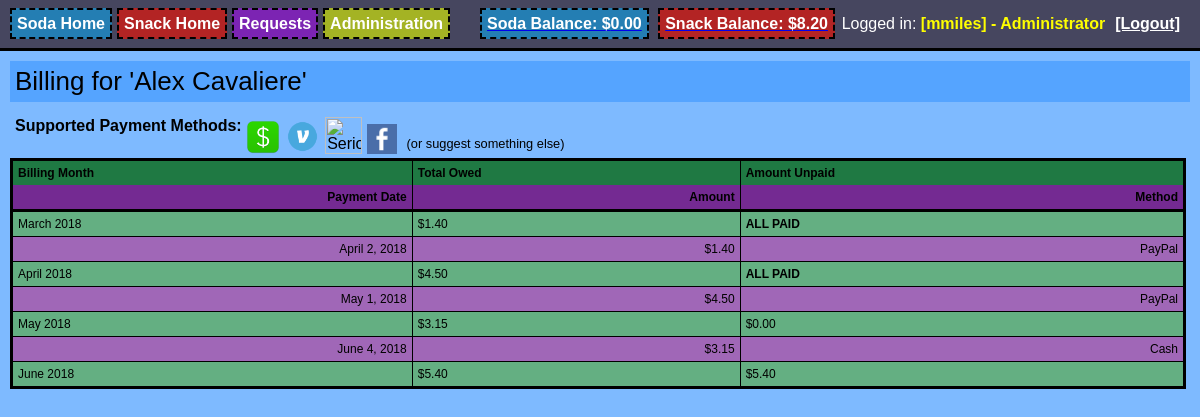
Page /billing.php?type=Soda&name=Alex Cavaliere&userid=11 (signed in) on the committed database.
### tables this page shows
CREATE TABLE "Purchase_History" (
	`UserID`	INTEGER NOT NULL,
	`ItemID`	INTEGER NOT NULL,
	`Cost`	REAL,
	`Date`	TEXT,
	`DiscountCost`	REAL
);

CREATE TABLE "Payments" (
	`UserID`	INTEGER NOT NULL,
	`Method`	TEXT,
	`Amount`	REAL NOT NULL,
	`Date`	TEXT,
	`Note`	TEXT,
	`ItemType`	TEXT
);

### Mobile_Detect.php (called while the page is built, shortened)
<?php
class Mobile_Detect
{
    protected $userAgent = null;
    protected $httpHeaders = array();
    protected $detectionType = self::DETECTION_TYPE_MOBILE;
    protected static $mobileHeaders = array(
            'HTTP_ACCEPT'                  => array('matches' => array(
                                                                        'application/x-obml2d',
                                                                        'application/vnd.rim.html',
                                                                        'text/vnd.wap.wml',
                                                                        'application/vnd.wap.xhtml+xml'
                                            )),
            'HTTP_X_WAP_PROFILE'           => null,
            'HTTP_X_WAP_CLIENTID'          => null,
            'HTTP_WAP_CONNECTION'          => null,
            'HTTP_PROFILE'                 => null,
            'HTTP_X_OPERAMINI_PHONE_UA'    => null,
            'HTTP_X_NOKIA_GATEWAY_ID'      => null,
            'HTTP_X_ORANGE_ID'             => null,
            'HTTP_X_VODAFONE_3GPDPCONTEXT' => null,
            'HTTP_X_HUAWEI_USERID'         => null,
            'HTTP_UA_OS'                   => null,
            'HTTP_X_MOBILE_GATEWAY'        => null,
            'HTTP_X_ATT_DEVICEID'          => null,
            'HTTP_UA_CPU'                  => array('matches' => array('ARM')),
    );
    protected static $operatingSystems = array(
        'AndroidOS'         => 'Android',
        'BlackBerryOS'      => 'blackberry|\bBB10\b|rim tablet os',
        'PalmOS'            => 'PalmOS|avantgo|blazer|elaine|hiptop|palm|plucker|xiino',
        'SymbianOS'         => 'Symbian|SymbOS|Series60|Series40|SYB-[0-9]+|\bS60\b',
        'WindowsMobileOS'   => 'Windows CE.*(PPC|Smartphone|Mobile|[0-9]{3}x[0-9]{3})|Window Mobile|Windows Phone [0-9.]+|WCE;',
        'WindowsPhoneOS'   => 'Windows Phone 10.0|Windows Phone 8.1|Windows Phone 8.0|Windows Phone OS|XBLWP7|ZuneWP7|Windows NT 6.[23]; ARM;',
        'iOS'               => '\biPhone.*Mobile|\biPod|\biPad',
        'MeeGoOS'           => 'MeeGo',
        'MaemoOS'           => 'Maemo',
        'JavaOS'            => 'J2ME/|\bMIDP\b|\bCLDC\b',
        'webOS'             => 'webOS|hpwOS',
        'badaOS'            => '\bBada\b',
        'BREWOS'            => 'BREW',
    );
    protected static $browsers = array(
        'Chrome'          => '\bCrMo\b|CriOS|Android.*Chrome/[.0-9]* (Mobile)?',
        'Dolfin'          => '\bDolfin\b',
        'Opera'           => 'Opera.*Mini|Opera.*Mobi|Android.*Opera|Mobile.*OPR/[0-9.]+|Coast/[0-9.]+',
        'Skyfire'         => 'Skyfire',
        'Edge'             => 'Mobile Safari/[.0-9]* Edge',
        'IE'              => 'IEMobile|MSIEMobile',
        'Firefox'         => 'fennec|firefox.*maemo|(Mobile|Tablet).*Firefox|Firefox.*Mobile|FxiOS',
        'Bolt'            => 'bolt',
        'TeaShark'        => 'teashark',
        'Blazer'          => 'Blazer',
        'Safari'          => 'Version.*Mobile.*Safari|Safari.*Mobile|MobileSafari',
        'UCBrowser'       => 'UC.*Browser|UCWEB',
        'baiduboxapp'     => 'baiduboxapp',
        'baidubrowser'    => 'baidubrowser',
        'DiigoBrowser'    => 'DiigoBrowser',
        'Puffin'            => 'Puffin',
        'Mercury'          => '\bMercury\b',
        'ObigoBrowser' => 'Obigo',
        'NetFront' => 'NF-Browser',
        'GenericBrowser'  => 'NokiaBrowser|OviBrowser|OneBrowser|TwonkyBeamBrowser|SEMC.*Browser|FlyFlow|Minimo|NetFront|Novarra-Vision|MQQBrowser|MicroMessenger',
		'PaleMoon'        => 'Android.*PaleMoon|Mobile.*PaleMoon',
    );
    protected static $uaHttpHeaders = array(
        'HTTP_USER_AGENT',
        'HTTP_X_OPERAMINI_PHONE_UA',
        'HTTP_X_DEVICE_USER_AGENT',
        'HTTP_X_ORIGINAL_USER_AGENT',
        'HTTP_X_SKYFIRE_PHONE',
        'HTTP_X_BOLT_PHONE_UA',
        'HTTP_DEVICE_STOCK_UA',
        'HTTP_X_UCBROWSER_DEVICE_UA'
    );
    public function setHttpHeaders($httpHeaders = null)
    {
        if (!is_array($httpHeaders) || !count($httpHeaders)) {
            $httpHeaders = $_SERVER;
        }
        $this->httpHeaders = array();
        foreach ($httpHeaders as $key => $value) {
            if (substr($key, 0, 5) === 'HTTP_') {
                $this->httpHeaders[$key] = $value;
            }
        }
    }
    public function getMobileHeaders()
    {
        return self::$mobileHeaders;
    }
    public function getUaHttpHeaders()
    {
        return self::$uaHttpHeaders;
    }
    public function setCfHeaders($cfHeaders = null) {
        $response = false;
        return $response;
    }
    public function setUserAgent($userAgent = null)
    {
        if (false === empty($userAgent)) {
            return $this->userAgent = $userAgent;
        } else {
            $this->userAgent = null;
            foreach ($this->getUaHttpHeaders() as $altHeader) {
                if (false === empty($this->httpHeaders[$altHeader])) {
                    $this->userAgent .= $this->httpHeaders[$altHeader] . " ";
                }
            }
            if (!empty($this->userAgent)) {
                return $this->userAgent = trim($this->userAgent);
            }
        }
        return $this->userAgent = null;
    }
    public function getUserAgent()
    {
        return $this->userAgent;
    }
    public function setDetectionType($type = null)
    {
        $this->detectionType = $type;
    }
    public static function getMobileDetectionRules()
    {
        static $rules;
        if (!$rules) {
            $rules = array_merge(
                self::$phoneDevices,
                self::$tabletDevices,
                self::$operatingSystems,
                self::$browsers
            );
        }
        return $rules;
    }
    public function getRules()
    {
        if ($this->detectionType == self::DETECTION_TYPE_EXTENDED) {
            return self::getMobileDetectionRulesExtended();
        } else {
            return self::getMobileDetectionRules();
        }
    }
    public function checkHttpHeadersForMobile()
    {
        foreach ($this->getMobileHeaders() as $mobileHeader => $matchType) {
            if (isset($this->httpHeaders[$mobileHeader])) {
                if (is_array($matchType['matches'])) {
                    return false;
                } else {
                    return true;
                }
            }
        }
        return false;
    }
    protected function matchDetectionRulesAgainstUA($userAgent = null)
    {
        return false;
    }
    public function isMobile($userAgent = null, $httpHeaders = null)
    {
        if ($this->checkHttpHeadersForMobile()) {
            return true;
        } else {
            return $this->matchDetectionRulesAgainstUA();
        }
    }
    public function match($regex, $userAgent = null)
    {
        $match = (bool) preg_match(sprintf('#%s#is', $regex), (false === empty($userAgent) ? $userAgent : $this->userAgent), $matches);
        return $match;
    }
}

### billing.php (the view, shortened to what this page needs)
<head>
<?php
    $db = new SQLite3("db/item.db");
    include("foodstock_functions.php");
    $loggedInAdmin = IsAdminLoggedIn();
    require_once 'Mobile_Detect.php';
    $detect = new Mobile_Detect;
    $device_type = ($detect->isMobile() ? ($detect->isTablet() ? 'tablet' : 'phone') : 'computer');
    $isMobile = $device_type == 'phone';
?>
<link rel="stylesheet" type="text/css" href="colorPicker.css"/>
<link rel="stylesheet" type="text/css" href="style.css"/>
<link rel="stylesheet" href="//code.jquery.com/ui/1.11.2/themes/smoothness/jquery-ui.css">
</head>
<?php
	if( $isMobile ) {
		echo "<body class='soda_body' style='display:inline-table;'>";
	} else {
		echo "<body class='soda_body'>";
	}
	include("login_bar.php");
	$itemType = $_GET['type'];
	if( $loggedInAdmin && isset($_GET['userid'] ) && isset($_GET['name'] )  ) {
		$userID = $_GET['userid'];
		$name = $_GET['name'];
	} else {
		$userID = $_SESSION['userID'];
		$name = $_SESSION['firstname'];
	}
	echo "<div class='soda_popout'  style='margin:10px; padding:5px;'><span style='font-size:26px;'>Billing for '$name'</span></div>";
	echo "<div id='restock_all'>";
	echo "<table style='font-size:12; border: 3px solid; border-collapse:collapse; margin:10px; width:98%'>";
	echo "<thead><tr style='background-color: #1f7943; border-top: 3px solid; border-right: 3px solid; border-left: 3px solid; border-bottom: none;'>";
	echo "<th style='padding:5px; border-right:1px #000 solid;' align='left'>Billing Month</th>";
	echo "<th style='padding:5px; border-right:1px #000 solid;' align='left'>Total Owed</th>";
	echo "<th style='padding:5px; border-right:1px #000 solid;' align='left'>Amount Unpaid</th>";
	echo "</tr></thead>";
	echo "<thead><tr style='background-color: #742a92; border-top: none; border-right: 3px solid; border-left: 3px solid; border-bottom: 3px solid;'>";
	echo "<th style='padding:5px; border-right:1px #000 solid; text-align:right;' align='left'>Payment Date</th>";
	echo "<th style='padding:5px; border-right:1px #000 solid; text-align:right;' align='left'>Amount</th>";
	echo "<th style='padding:5px; border-right:1px #000 solid; text-align:right;' align='left'>Method</th>";
	echo "</tr></thead>";
	$results = $db->query("SELECT Sum(Amount) as Total FROM Payments WHERE ItemType='$itemType' AND UserID = $userID");
	$totalPayments = $results->fetchArray()['Total'];
	$currentMonthLabel = "";
	$currentMonthTotal = 0;
	$results = $db->query("SELECT i.Name, p.Cost, p.DiscountCost, p.Date, p.UserID FROM Purchase_History p JOIN Item i on p.itemID = i.ID WHERE p.UserID = $userID AND i.Type='$itemType' ORDER BY p.Date ASC");
	while ($row = $results->fetchArray()) {
		$date_object = DateTime::createFromFormat( 'Y-m-d H:i:s', $row['Date'] );
		$purchaseMonth = $date_object->format('F Y');
		if( $currentMonthLabel == "" ) {
			$currentMonthLabel = $purchaseMonth;
		}
		if( $purchaseMonth != $currentMonthLabel ) {
			$currentMonth = $date_object->format('m');
			$currentYear = $date_object->format('Y');
			$totalPayments = printBillMonth( $db, $itemType, $userID, $currentMonthLabel, $currentMonthTotal, $currentMonth, $currentYear, $totalPayments, false );
			$currentMonthLabel = $purchaseMonth;
			$currentMonthTotal = 0;
		}
		if( $row['DiscountCost'] != "" ) {
			$currentMonthTotal += $row['DiscountCost'];
		} else {
			$currentMonthTotal += $row['Cost'];
		}
	}
		echo "</table>";
	echo "</div>";
	function printBillMonth( $db, $itemType, $userID, $currentMonthLabel, $currentMonthTotal, $currentMonth, $currentYear, $totalPayments, $restOfPayments ) {
		$paymentStartMonth = $currentYear . "-" . $currentMonth . "-01";
		$paymentsWhere = "";
		if( $restOfPayments ) {
			$paymentMonthStart = $currentMonth + 1;
			$paymentYearStart = $currentYear;
			if( $paymentMonthStart < 10 ) {
				$paymentMonthStart = 0 . $paymentMonthStart;
			}
			$paymentsWhere = " Date >= '$paymentYearStart-$paymentMonthStart-01'";
		} else {
			$paymentMonthEnd = $currentMonth + 1;
			$paymentYearEnd = $currentYear;
			if( $paymentMonthEnd < 10 ) {
				$paymentMonthEnd = 0 . $paymentMonthEnd;
			}
			$paymentsWhere = " Date between '$paymentStartMonth' AND '$paymentYearEnd-$paymentMonthEnd-01'";
		}
		echo "<tr class='billing_row'>";
		echo "<td style='padding:5px; border:1px #000 solid;'>" . $currentMonthLabel . "</td>";
		echo "<td style='padding:5px; border:1px #000 solid;'>$" . number_format( $currentMonthTotal, 2 ) . "</td>";
		if( $currentMonthTotal > $totalPayments ) {
		$amountNotPaid = $currentMonthTotal - $totalPayments;
		echo "<td style='padding:5px; border:1px #000 solid;'>$" . number_format( $amountNotPaid, 2) . "</td>";
			$totalPayments = 0;
		} else {
		echo "<td style='padding:5px; border:1px #000 solid; font-weight: bold;'>ALL PAID</td>";
			$totalPayments = $totalPayments - $currentMonthTotal;
		}
		echo "</tr>";
		$paymentResults = $db->query("SELECT Date, Amount, Method FROM Payments WHERE $paymentsWhere AND ItemType='$itemType' AND UserID = $userID");
		while ($paymentRow = $paymentResults->fetchArray()) {
			$paymentDate = DateTime::createFromFormat( 'Y-m-d H:i:s', $paymentRow['Date'] );
			echo "<tr class='payment_row'>";
			echo "<td style='padding:5px; border:1px #000 solid; text-align:right;'>" . $paymentDate->format('F j, Y') . "</td>";
			echo "<td style='padding:5px; border:1px #000 solid; text-align:right;'>$" . number_format( $paymentRow['Amount'], 2 ) . "</td>";
			echo "<td style='padding:5px; border:1px #000 solid; text-align:right;'>" . $paymentRow['Method'] . "</td>";
			echo "</tr>";
		}
		return $totalPayments;
	}
?>
</body>

### style.css (style rules this page uses)
body { font-family: Helvetica, Arial, Sans-Serif; margin:0 auto; width:100%; height:100%; padding:0; background-color:#7EBAFF; }
.soda_body { background-color:#7EBAFF; }
.soda_popout { background-color: #55a4ff; }
.billing_row { background-color: #64af82; }
.payment_row { background-color: #a067b7; }

### rows in the picture
purchase_history: Date "March 2018"
payments: Date "April 2, 2018", Amount "1.40", Method "PayPal"
purchase_history: Date "April 2018"
payments: Date "May 1, 2018", Amount "4.50", Method "PayPal"
purchase_history: Date "May 2018"
payments: Date "June 4, 2018", Amount "3.15", Method "Cash"
purchase_history: Date "June 2018"

### other values in the picture
$_SESSION['SodaBalance'] "0.00"
$_SESSION['SnackBalance'] "8.20"
$_SESSION['username'] "mmiles"
$name "Alex Cavaliere"
$currentMonthTotal "1.40 4.50 3.15 5.40"
$amountNotPaid "0.00 5.40"
